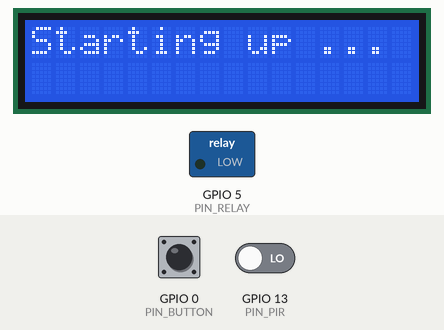
A sketch run on a simulated ESP8266 (NodeMCU). Shown: 16×2 character LCD, switched loads named in the sketch (green lamp = pin HIGH). Inputs (shaded band) come from the test bench; at power-on: GPIO 0 (PIN_BUTTON) HIGH, GPIO 13 (PIN_PIR) LOW. Storage starts empty; what the sketch prints to the serial monitor is not drawn.

Above: at 1.3 s.
1.4 s: GPIO 0 (PIN_BUTTON) pulled LOW for 0.15 s
At 2.7 s:
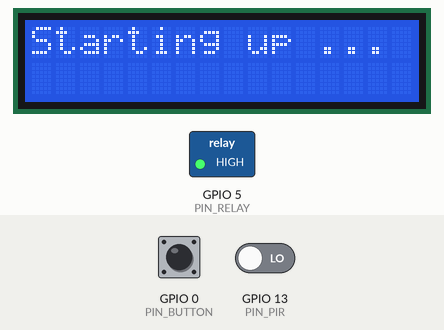
4.5 s: GPIO 0 (PIN_BUTTON) pulled LOW for 1 s
At 5.9 s:
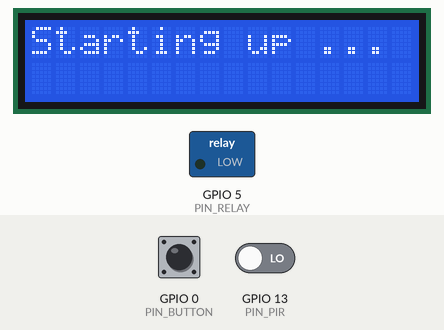
Timing chart, 0 to 7.5 s (numbered marks = the images above; inputs shaded):
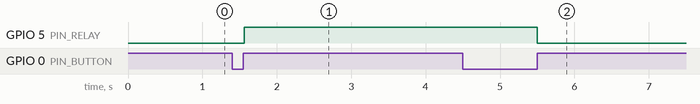

The sketch:

main.ino
```cpp
// (licence header left out)
#include <Arduino.h>
#include <ArduinoOTA.h>
#include <Adafruit_TSL2561_U.h>
#include <Wire.h>
#include <BH1750.h>
#include <DHT.h>
#include <ESP8266WiFi.h>
#include <ESP8266mDNS.h>
#include <FS.h>
#include <PubSubClient.h>
#include <LiquidCrystal_I2C.h>

// mqtt
const char* mqtt_out = "/test/evb/in";
const char* mqtt_in = "/test/evb/out";
const char* mqtt_serv;
const char* mqtt_user;
const char* mqtt_pass;
unsigned long mqtt_last_retry = 0;
unsigned long mqtt_retry_interval = 5000;
WiFiClient espClient;
PubSubClient mqtt_client(espClient);

// button
const int PIN_BUTTON = 0;
volatile unsigned long btn_last_pressed = 0;
volatile unsigned long btn_last_released = 0;
enum BTN_EVENTS
{
  EV_NONE = 0, EV_SHORTPRESS, EV_LONGPRESS
};
volatile int btn_state = EV_NONE;

// relay
const int PIN_RELAY = 5;
volatile bool relay_publish_mqtt = false;

// pir
const int PIN_PIR = 13;
volatile bool pir_publish_mqtt = false;
bool pir_armed = false;

// dht
const int PIN_DHT = 12;
const int DHT_TYPE = DHT22;
unsigned long dht_last_read = 0;
unsigned long dht_read_interval = (1000UL * 60 * 1);
DHT dht(PIN_DHT, DHT_TYPE, 28);

// lightsensor
BH1750 lightBH1750;
Adafruit_TSL2561_Unified lightTSL2561 = Adafruit_TSL2561_Unified(TSL2561_ADDR_FLOAT, 12345);
unsigned long light_last_read = 0;
unsigned long light_read_interval = (1000UL * 60 * 1);

// i2c
static int PIN_SDA = 2;
static int PIN_SCL = 4;

LiquidCrystal_I2C lcd(0x27,16,2);

String ipaddr2str(IPAddress addr)
{
  return  String(addr[0]) + "." +
          String(addr[1]) + "." +
          String(addr[2]) + "." +
          String(addr[3]);
}

String payload2str(byte* byte, unsigned int length)
{
  String str;
  for (int i = 0; i < length; i++)
    str += (char)byte[i];
  return str;
}

void mqtt_callback(char* topic, byte* payload, unsigned int length)
{
  String str = payload2str(payload, length);
  Serial.println("MQTT: Message arrived: topic: " + String(topic) + ", Payload: " + str);

  if (str == "relay/0")
    digitalWrite(PIN_RELAY, LOW);
  if (str == "relay/1")
    digitalWrite(PIN_RELAY, HIGH);
  if (str == "pir/arm")
    pir_armed = true;
  if (str == "pir/disarm")
    pir_armed = false;
}

void mqtt_connect()
{
  if (!mqtt_client.connected() && mqtt_serv)
  {
    if ((millis() - mqtt_last_retry) > mqtt_retry_interval)
    {
      Serial.println("MQTT: Connecting ...");
      if (mqtt_client.connect("EVB", mqtt_user, mqtt_pass))
      {
        Serial.println("MQTT: Connected");
        mqtt_client.publish(mqtt_out, "hello world");
        mqtt_client.subscribe(mqtt_in);
      }
      else
      {
        Serial.println("MQTT: failed, rc="
            + (String)mqtt_client.state()
            + ", reconnect in "
            + mqtt_retry_interval/1000 + "s");
      }
      mqtt_last_retry = millis();
    }
  }
}

void lcd_print(String line1, String line2)
{
  lcd.clear();
  lcd.setCursor(0, 0);
  lcd.print(line1);
  lcd.setCursor(0, 1);
  lcd.print(line2);
}

void publishPIN(int PIN)
{
  String pin_str;
  switch (PIN)
  {
    case PIN_RELAY:
      pin_str = "relay/";
      break;
    case PIN_PIR:
      pin_str = "pir/";
      break;
    default:
      pin_str = (String)PIN + "/";
  }
  mqtt_client.publish(mqtt_out, (pin_str + String(digitalRead(PIN))).c_str());
}

void checkBUTTONChange()
{
  btn_state = EV_NONE;
  switch (digitalRead(PIN_BUTTON))
  {
    case LOW:
      btn_last_pressed = millis();
      break;
    case HIGH:
      btn_state = EV_SHORTPRESS;
      btn_last_released = millis();
      if ((btn_last_released - btn_last_pressed) > 2000)
        btn_state = EV_LONGPRESS;
      break;
  }
}

void checkRELAYChange()
{
  relay_publish_mqtt = true;
}

void checkPIRChange()
{
  pir_publish_mqtt = true;
}

void initLCD()
{
  lcd.init();
  lcd.backlight();
  lcd_print("Starting up ...", "");
}
void initSPIFFS()
{
  if (!SPIFFS.begin())
    Serial.println("SPIFFS: Failed to mount SPIFFS");
}

void initWifi()
{
  File file = SPIFFS.open("/wifi.txt", "r");
  if (!file)
  {
    Serial.println("WIFI: error opening /wifi.txt");
    return;
  }

  String ssid = file.readStringUntil('\n');
  String pass = file.readStringUntil('\n');
  if (!ssid)
  {
    Serial.println("WIFI: SSID not defined");
    return;
  }

  Serial.print("WIFI: Connecting to: " + ssid + " ...");
  lcd_print("Connecting ...", ssid);

  WiFi.begin(ssid.c_str(), pass.c_str());
  while (WiFi.status() != WL_CONNECTED)
  {
    delay(500);
    Serial.print(".");
  }
  Serial.println("");
  Serial.println("WIFI: Connected. IP address: " + ipaddr2str(WiFi.localIP()));
  lcd_print("Connected.", "IP: " + ipaddr2str(WiFi.localIP()));
}

void initOTA()
{
  File file = SPIFFS.open("/ota.txt", "r");
  if (!file)
  {
    Serial.println("OTA: error opening /ota.txt");
    return;
  }

  String pass = file.readStringUntil('\n');;
  if (!pass)
  {
    Serial.println("OTA: password not defined");
    return;
  }

  ArduinoOTA.setPassword(pass.c_str());
  ArduinoOTA.begin();
}

void initMQTT()
{
  File file = SPIFFS.open("/mqtt.txt", "r");
  if (!file)
  {
    Serial.println("MQTT: error opening /mqtt.txt");
    return;
  }

  String serv = file.readStringUntil('\n');
  String user = file.readStringUntil('\n');
  String pass = file.readStringUntil('\n');
  mqtt_serv = serv.c_str();
  mqtt_user = user.c_str();
  mqtt_pass = pass.c_str();
  if (!mqtt_serv)
  {
    Serial.println("MQTT: server not defined");
    return;
  }

  mqtt_client.setServer(mqtt_serv, 1883);
  mqtt_client.setCallback(mqtt_callback);
  mqtt_connect();
}

void initDHT()
{
  dht.begin();
}

void initLIGHT()
{
  lightBH1750.begin();
  lightTSL2561.begin();
  lightTSL2561.enableAutoRange(true);
  lightTSL2561.setIntegrationTime(TSL2561_INTEGRATIONTIME_13MS);
}

void handleOTA()
{
  ArduinoOTA.handle();
}

void handleMQTT()
{
  if (!mqtt_client.connected())
    initMQTT();
  mqtt_client.loop();
}

void handleBUTTON()
{
  if (btn_state > EV_NONE)
  {
    switch (btn_state)
    {
      case EV_SHORTPRESS:
        digitalWrite(PIN_RELAY, !digitalRead(PIN_RELAY));
        break;
      case EV_LONGPRESS:
        digitalWrite(PIN_RELAY, LOW);
        break;
    }
    btn_last_pressed = 0;
    btn_last_released = 0;
    btn_state = EV_NONE;
  }
}

void handleRELAY()
{
  if (relay_publish_mqtt)
  {
    Serial.println("RELAY: State: " + (String)digitalRead(PIN_RELAY));
    publishPIN(PIN_RELAY);
    relay_publish_mqtt = false;
  }
}

void handlePIR()
{
  if (pir_publish_mqtt)
  {
    Serial.println("PIR: State: " + (String)digitalRead(PIN_PIR));
    if (pir_armed)
      publishPIN(PIN_PIR);
    pir_publish_mqtt = false;
  }
}

void handleDHT()
{
  if ((millis() - dht_last_read) > dht_read_interval)
  {
    dht_last_read = millis();
    float temperature = dht.readTemperature();
    float humidity = dht.readHumidity();
    if (isnan(temperature) || isnan(humidity))
    {
      dht_last_read = millis() - dht_read_interval + 5000; // HACK wait 5sec
      return;
    }
    mqtt_client.publish(mqtt_out, String("temperature/" + (String)temperature).c_str());
    mqtt_client.publish(mqtt_out, String("humidity/" + (String)humidity).c_str());
  }
}

void handleLIGHT()
{
  if ((millis() - light_last_read) > light_read_interval)
  {
    light_last_read = millis();

    uint16_t lux = lightBH1750.readLightLevel();
    mqtt_client.publish(mqtt_out, String("lightBH1750/" + (String)lux).c_str());

    sensors_event_t event;
    lightTSL2561.getEvent(&event);
    if (event.light)
      mqtt_client.publish(mqtt_out, String("lightTSL2561/" + (String)event.light).c_str());
  }
}

void setup()
{
  Serial.begin(115200);
  Serial.println("\n\n");
  Serial.println("Starting up ...");
  Wire.begin(PIN_SDA, PIN_SCL);
  pinMode(PIN_BUTTON, INPUT);
  pinMode(PIN_RELAY, OUTPUT);
  pinMode(PIN_PIR, INPUT);
  attachInterrupt(digitalPinToInterrupt(PIN_BUTTON), checkBUTTONChange, CHANGE);
  attachInterrupt(digitalPinToInterrupt(PIN_RELAY), checkRELAYChange, CHANGE);
  attachInterrupt(digitalPinToInterrupt(PIN_PIR), checkPIRChange, CHANGE);
  initLCD();
  initSPIFFS();
  initWifi();
  initOTA();
  initMQTT();
  initDHT();
  initLIGHT();
  Serial.println("... startup done");
}

void loop()
{
  handleOTA();
  handleMQTT();
  handleBUTTON();
  handleRELAY();
  handlePIR();
  handleDHT();
  handleLIGHT();
  delay(50);
}
```

Measured:
- after the input at 1.4 s, GPIO 5 (PIN_RELAY): LOW → HIGH after 0.17 s
- after the input at 4.5 s, GPIO 5 (PIN_RELAY): HIGH → LOW after 1.0 s
